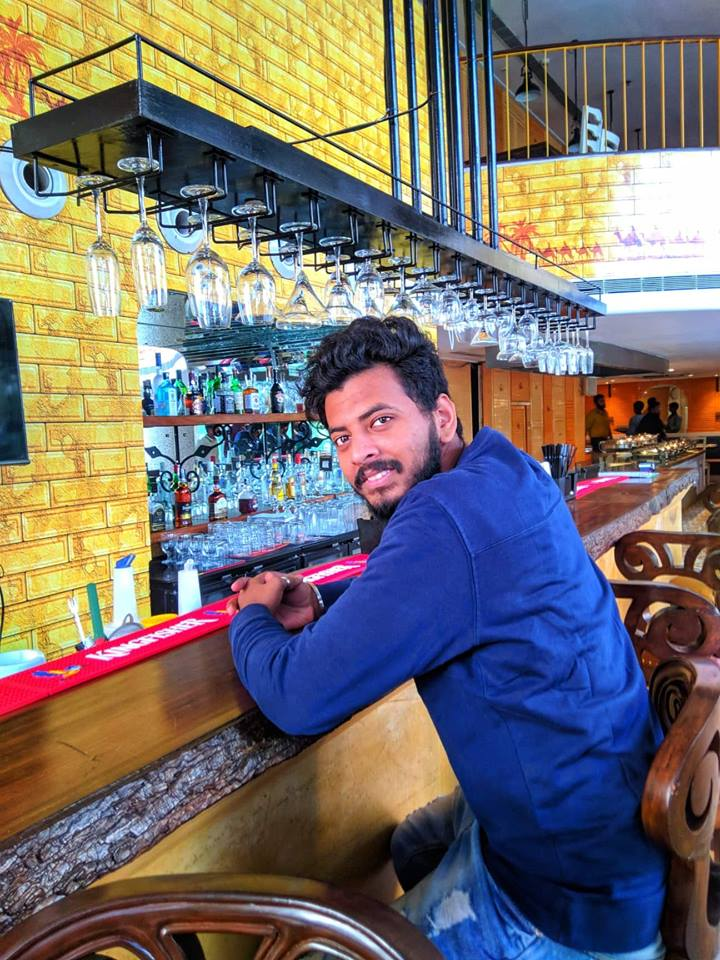
#> input picture h.jpg, 720 x 960 px, found by its file name
$ python face.py
#> lines starting #> are read from the running program, lines starting #| are printed output that depends on the picture; after the words box and inside, x2 and y2 are one past the last pixel; in counts of white or black regions, pixels touching at a corner belong together
import cv2

face_cascade= cv2.CascadeClassifier(r"C:\Users\praty\OneDrive\Desktop\face\haarcascade_frontalface_default.xml")
img=cv2.imread(r"C:\Users\praty\OneDrive\Desktop\face\h.jpg", 1)
#> img is the input picture: shape (960, 720, 3); mean B, G, R 109, 111.3, 117.2
# resize = cv2.resize(img, (int(img.shape[1]/2), int(img.shape[0]/2)))
gray_img= cv2.cvtColor(img, cv2.COLOR_BGR2GRAY)
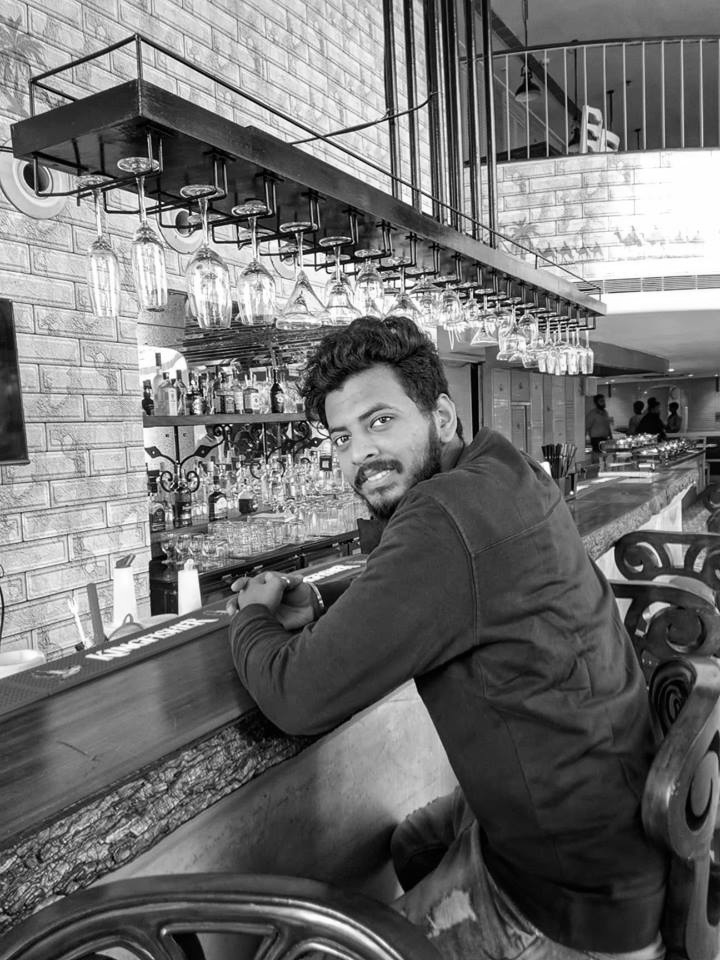
#> gray_img: shape (960, 720); min 0, max 255, mean 112.8

faces= face_cascade.detectMultiScale(gray_img, scaleFactor=1.05, minNeighbors=5)
#> faces = [[9, 278, 71, 71], [314, 372, 129, 129]]
for x, y, w, h in faces:
    point1=(x, y)
    point2=(x+w, y+h)
    img= cv2.rectangle(img, point1, point2, (0,255,0), 3)
#> this loop made 2 passes
#> (x, y, w, h, point2) on passes 1 to 2: (9, 278, 71, 71, (80, 349)), (314, 372, 129, 129, (443, 501))
#> pass 1, `img= cv2.rectangle(img, point1, point2, (0,255,0), 3)`:
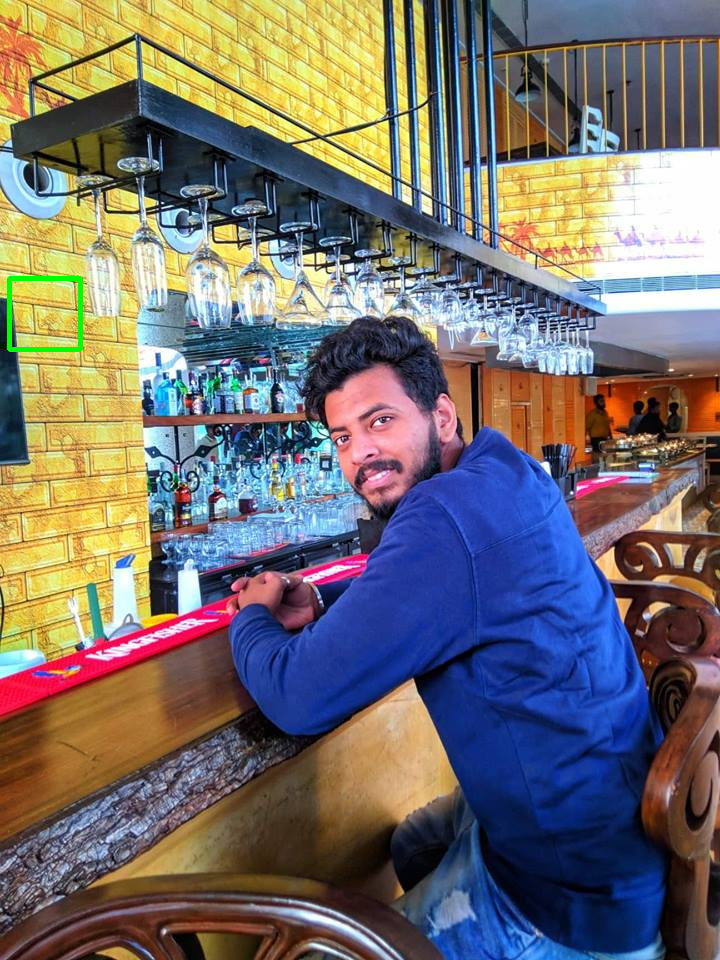
#> img: shape (960, 720, 3); 0.2% of pixels changed, all inside (x1, y1, x2, y2) = (7, 276, 83, 352)
#> pass 2, `img= cv2.rectangle(img, point1, point2, (0,255,0), 3)`:
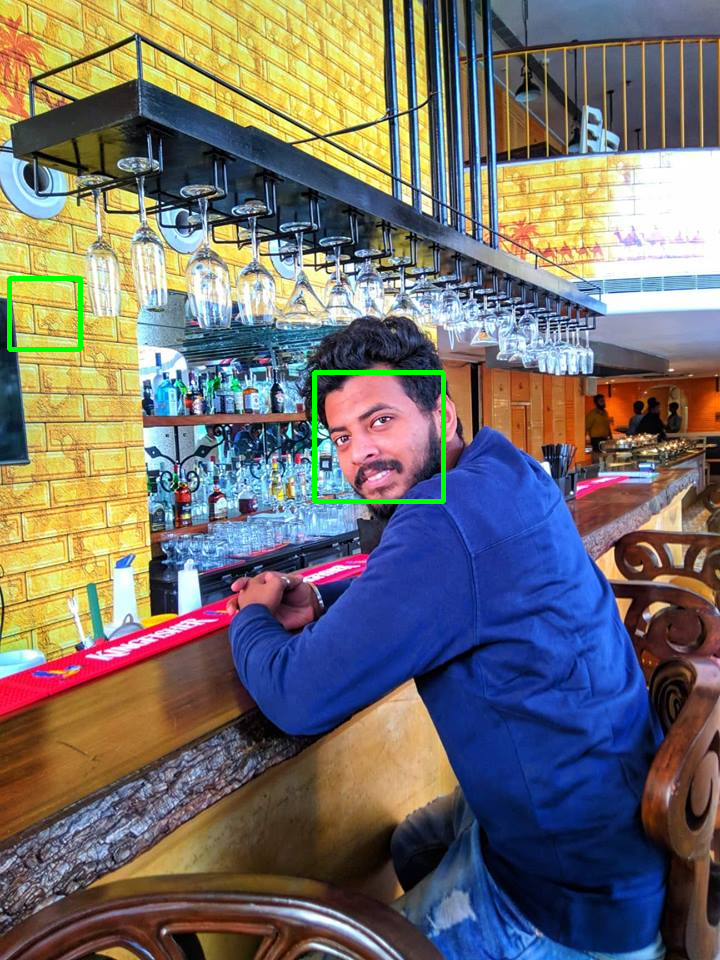
#> img: shape (960, 720, 3); 0.37% of pixels changed, all inside (x1, y1, x2, y2) = (312, 370, 446, 504)

resized= cv2.resize(img, (int(img.shape[1]/2), int(img.shape[0]/2)))
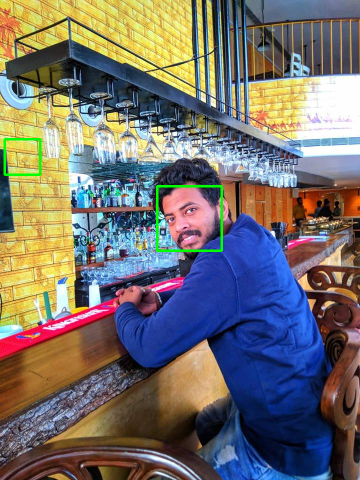
#> resized: shape (480, 360, 3); mean B, G, R 108.5, 112.2, 116.6
cv2.imshow("Gray", resized)

cv2.waitKey(0)
cv2.destroyWindow()
